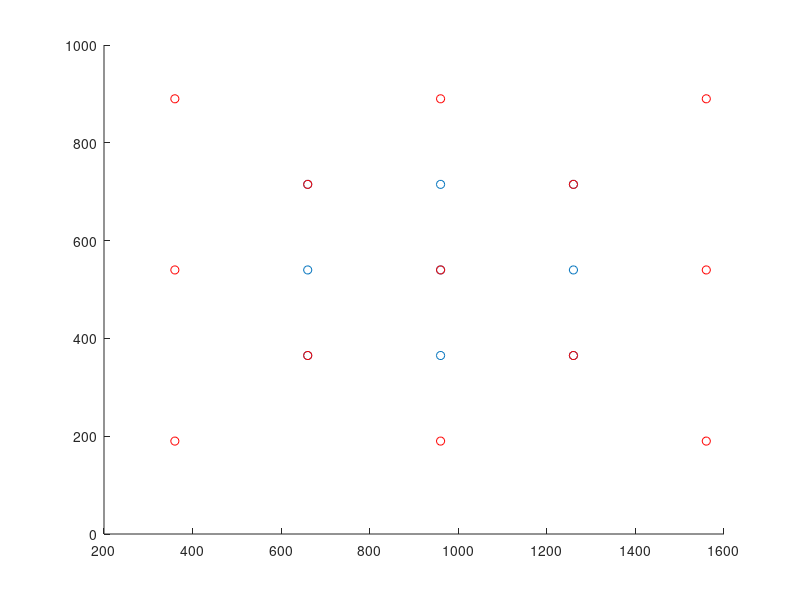
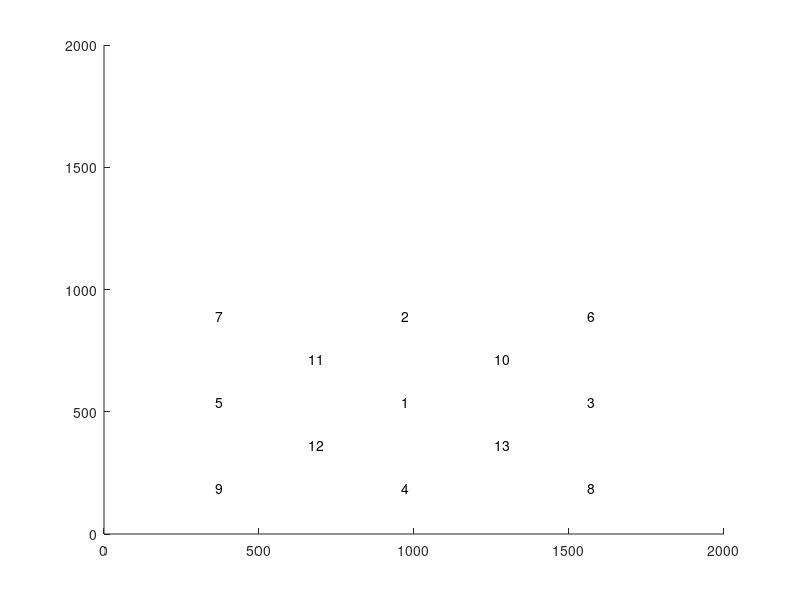

These charts were generated, in order, by the following MATLAB code:
close all

        cx = 1920/2; % Point center in x
        cy = 1080/2; % Point center in y
        dx = 300; %200; % How big of a range to cover in X
        dy = 175; %117; % How big of a range to cover in Y     
    xy = [cx cy;...
       cx+dx cy;...
       cx-dx cy;...
       cx cy+dy;...
       cx cy-dy;...
       cx+dx cy+dy;...
       cx+dx cy-dy;...
       cx-dx cy+dy;...
       cx-dx cy-dy;...
       ];
      
        dx = 600; % How big of a range to cover in X
        dy = 350; % How big of a range to cover in Y
       xy2 = [  cx cy;...
        cx cy+dy;...
        cx+dx cy;...
        cx cy-dy;...
        cx-dx cy;...
        cx+dx cy+dy;...
        cx-dx cy+dy;...
        cx+dx cy-dy;...
        cx-dx cy-dy;...
        cx+dx/2 cy+dy/2;...
        cx-dx/2 cy+dy/2;...
        cx-dx/2 cy-dy/2;...
        cx+dx/2 cy-dy/2;];
    
    
    scatter(xy(:,1), xy(:,2))

   hold on
       scatter(xy2(:,1), xy2(:,2), 'r')
       
      figure
      
       for ui=1:length(xy2)
           
                  text(xy2(ui,1), xy2(ui,2), num2str(ui))
hold on
       end
       xlim([0 2000])
              ylim([0 2000])
